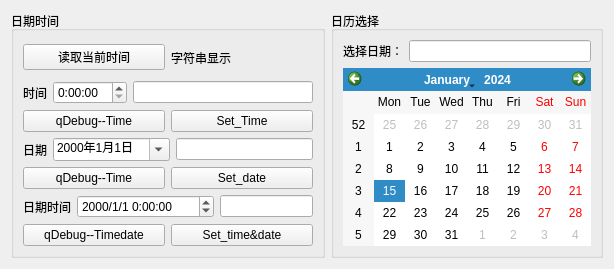
<?xml version="1.0" encoding="UTF-8"?>
<ui version="4.0">
 <class>Widget</class>
 <widget class="QWidget" name="Widget">
  <property name="geometry">
   <rect>
    <x>0</x>
    <y>0</y>
    <width>614</width>
    <height>269</height>
   </rect>
  </property>
  <property name="windowTitle">
   <string>Widget</string>
  </property>
  <layout class="QVBoxLayout" name="verticalLayout_6">
   <item>
    <layout class="QHBoxLayout" name="horizontalLayout_12">
     <item>
      <widget class="QGroupBox" name="groupBox">
       <property name="title">
        <string>日期时间</string>
       </property>
       <layout class="QVBoxLayout" name="verticalLayout_3">
        <item>
         <layout class="QVBoxLayout" name="verticalLayout">
          <item>
           <layout class="QHBoxLayout" name="horizontalLayout">
            <item>
             <widget class="QPushButton" name="Btn_Time">
              <property name="text">
               <string>读取当前时间</string>
              </property>
             </widget>
            </item>
            <item>
             <widget class="QLabel" name="label_2">
              <property name="text">
               <string>字符串显示</string>
              </property>
             </widget>
            </item>
           </layout>
          </item>
          <item>
           <layout class="QHBoxLayout" name="horizontalLayout_2">
            <item>
             <widget class="QLabel" name="label">
              <property name="text">
               <string>时间</string>
              </property>
             </widget>
            </item>
            <item>
             <widget class="QTimeEdit" name="timeEdit">
              <property name="displayFormat">
               <string>H:mm:ss</string>
              </property>
              <property name="calendarPopup">
               <bool>false</bool>
              </property>
              <property name="timeSpec">
               <enum>Qt::LocalTime</enum>
              </property>
             </widget>
            </item>
            <item>
             <widget class="QLineEdit" name="lineEdit_time"/>
            </item>
           </layout>
          </item>
          <item>
           <layout class="QHBoxLayout" name="horizontalLayout_3">
            <item>
             <widget class="QPushButton" name="pushButton_3">
              <property name="text">
               <string>qDebug--Time</string>
              </property>
             </widget>
            </item>
            <item>
             <widget class="QPushButton" name="Btn_settime">
              <property name="text">
               <string>Set_Time</string>
              </property>
             </widget>
            </item>
           </layout>
          </item>
          <item>
           <layout class="QHBoxLayout" name="horizontalLayout_4">
            <item>
             <widget class="QLabel" name="label_3">
              <property name="text">
               <string>日期</string>
              </property>
             </widget>
            </item>
            <item>
             <widget class="QDateEdit" name="dateEdit">
              <property name="displayFormat">
               <string>yyyy年M月d日</string>
              </property>
              <property name="calendarPopup">
               <bool>true</bool>
              </property>
             </widget>
            </item>
            <item>
             <widget class="QLineEdit" name="lineEdit_date"/>
            </item>
           </layout>
          </item>
          <item>
           <layout class="QHBoxLayout" name="horizontalLayout_5">
            <item>
             <widget class="QPushButton" name="pushButton_6">
              <property name="text">
               <string>qDebug--Time</string>
              </property>
             </widget>
            </item>
            <item>
             <widget class="QPushButton" name="Btn_setdate">
              <property name="text">
               <string>Set_date</string>
              </property>
             </widget>
            </item>
           </layout>
          </item>
          <item>
           <layout class="QHBoxLayout" name="horizontalLayout_8">
            <item>
             <widget class="QLabel" name="label_4">
              <property name="text">
               <string>日期时间</string>
              </property>
             </widget>
            </item>
            <item>
             <widget class="QDateTimeEdit" name="dateTimeEdit">
              <property name="displayFormat">
               <string>yyyy/M/d H:mm:ss</string>
              </property>
             </widget>
            </item>
            <item>
             <widget class="QLineEdit" name="lineEdit_time_date"/>
            </item>
           </layout>
          </item>
          <item>
           <layout class="QHBoxLayout" name="horizontalLayout_6">
            <item>
             <widget class="QPushButton" name="pushButton_7">
              <property name="text">
               <string>qDebug--Timedate</string>
              </property>
             </widget>
            </item>
            <item>
             <widget class="QPushButton" name="Btn_settd">
              <property name="text">
               <string>Set_time&amp;&amp;date</string>
              </property>
             </widget>
            </item>
           </layout>
          </item>
         </layout>
        </item>
       </layout>
      </widget>
     </item>
     <item>
      <widget class="QGroupBox" name="groupBox_2">
       <property name="title">
        <string>日历选择</string>
       </property>
       <layout class="QVBoxLayout" name="verticalLayout_2">
        <item>
         <layout class="QVBoxLayout" name="verticalLayout_5">
          <item>
           <layout class="QHBoxLayout" name="horizontalLayout_11">
            <item>
             <widget class="QLabel" name="label_5">
              <property name="text">
               <string>选择日期：</string>
              </property>
             </widget>
            </item>
            <item>
             <widget class="QLineEdit" name="lineEdit_cdate"/>
            </item>
           </layout>
          </item>
          <item>
           <widget class="QCalendarWidget" name="calendarWidget"/>
          </item>
         </layout>
        </item>
       </layout>
      </widget>
     </item>
    </layout>
   </item>
  </layout>
 </widget>
 <resources/>
 <connections/>
</ui>
